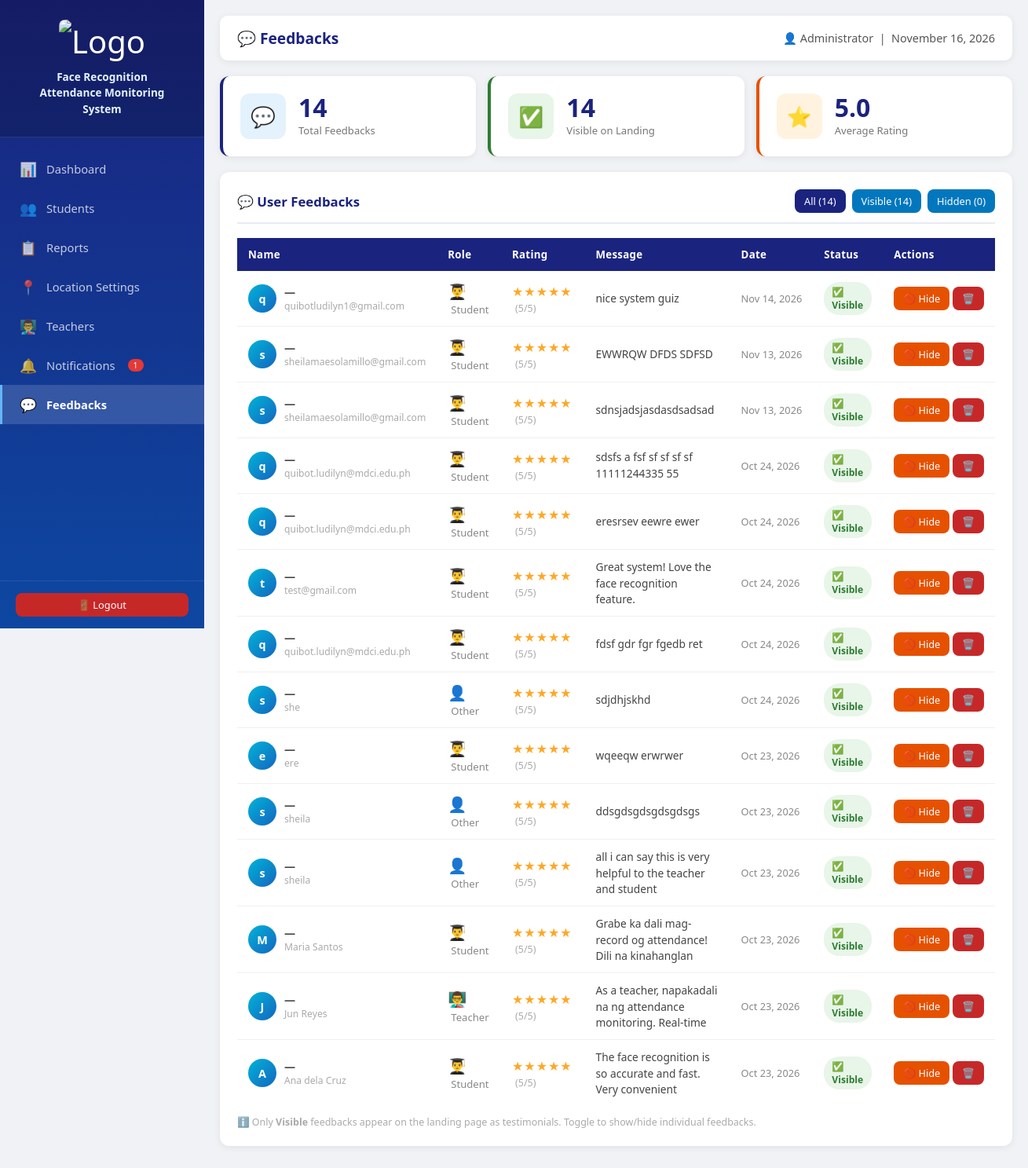
/pages/feedbacks.php (signed in), run on the app's committed database.
### tables this page shows
CREATE TABLE `feedbacks` (
  `id` int(11) NOT NULL,
  `name` varchar(100) NOT NULL,
  `student_id` int(11) DEFAULT NULL,
  `role` enum('student','teacher','admin','other') DEFAULT 'student',
  `rating` tinyint(4) NOT NULL DEFAULT 5,
  `message` text NOT NULL,
  `is_visible` tinyint(1) DEFAULT 1,
  `created_at` timestamp NOT NULL DEFAULT current_timestamp()
);

### pages/feedbacks.php (the view, shortened to what this page needs)
<?php
require_once 'layout.php';
$conn = getConnection();
$filter = $_GET['filter'] ?? 'all';
$where  = $filter === 'visible' ? "WHERE f.is_visible=1" : ($filter === 'hidden' ? "WHERE f.is_visible=0" : "");
$feedbacks = $conn->query("
    SELECT f.*, s.profile_picture, s.google_picture, s.full_name as student_full_name
    FROM feedbacks f
    LEFT JOIN students s ON f.student_id = s.id
    $where ORDER BY f.created_at DESC
");
$total   = $conn->query("SELECT COUNT(*) as c FROM feedbacks")->fetch_assoc()['c'];
$visible = $conn->query("SELECT COUNT(*) as c FROM feedbacks WHERE is_visible=1")->fetch_assoc()['c'];
$avg_rat = $conn->query("SELECT ROUND(AVG(rating),1) as r FROM feedbacks")->fetch_assoc()['r'];
$role_icons = ['student'=>'👨‍🎓','teacher'=>'👨‍🏫','admin'=>'🛡️','other'=>'👤'];
?>
<div class="stats-grid" style="grid-template-columns:repeat(3,1fr);margin-bottom:20px;">
    <div class="stat-card blue">
        <div class="stat-icon" style="background:#e3f2fd;">💬</div>
        <div class="stat-info"><h3><?= $total ?></h3><p>Total Feedbacks</p></div>
    </div>
    <div class="stat-card green">
        <div class="stat-icon" style="background:#e8f5e9;">✅</div>
        <div class="stat-info"><h3><?= $visible ?></h3><p>Visible on Landing</p></div>
    </div>
    <div class="stat-card orange">
        <div class="stat-icon" style="background:#fff3e0;">⭐</div>
        <div class="stat-info"><h3><?= $avg_rat ?? '—' ?></h3><p>Average Rating</p></div>
    </div>
</div>
<div class="card">
    <div class="card-title">
        💬 User Feedbacks
        <div style="margin-left:auto;display:flex;gap:8px;">
            <a href="?filter=all"     class="btn btn-sm <?= $filter==='all'    ?'btn-primary':'btn-info' ?>">All (<?= $total ?>)</a>
            <a href="?filter=visible" class="btn btn-sm <?= $filter==='visible'?'btn-primary':'btn-info' ?>">Visible (<?= $visible ?>)</a>
            <a href="?filter=hidden"  class="btn btn-sm <?= $filter==='hidden' ?'btn-primary':'btn-info' ?>">Hidden (<?= $total-$visible ?>)</a>
        </div>
    </div>
    <?php if ($feedbacks && $feedbacks->num_rows > 0): ?>
    <div class="table-responsive">
        <table>
            <thead>
                <tr><th>Name</th><th>Role</th><th>Rating</th><th>Message</th><th>Date</th><th>Status</th><th>Actions</th></tr>
            </thead>
            <tbody>
            <?php while($f = $feedbacks->fetch_assoc()):
                $fpic = !empty($f['profile_picture']) ? $f['profile_picture'] : ($f['google_picture'] ?? '');
                $fname = $f['student_full_name'] ?: $f['name'];
                $finitial = mb_substr($fname, 0, 1);
            ?>
            <tr>
                <td>
                    <div style="display:flex;align-items:center;gap:10px;">
                        <?php if ($fpic): ?>
                            <img src="<?= htmlspecialchars($fpic) ?>"
                                 style="width:36px;height:36px;border-radius:50%;object-fit:cover;border:2px solid #e3f2fd;"
                                 onerror="this.outerHTML='<div style=\'width:36px;height:36px;border-radius:50%;background:linear-gradient(135deg,#00b4d8,#1565c0);display:flex;align-items:center;justify-content:center;color:white;font-weight:700;font-size:0.9rem;\'><?= $finitial ?></div>'"
                                 alt="pic">
                        <?php else: ?>
                            <div style="width:36px;height:36px;border-radius:50%;background:linear-gradient(135deg,#00b4d8,#1565c0);display:flex;align-items:center;justify-content:center;color:white;font-weight:700;font-size:0.9rem;flex-shrink:0;">
                                <?= $finitial ?>
                            </div>
                        <?php endif; ?>
                        <div>
                            <div style="font-weight:600;font-size:0.88rem;"><?= htmlspecialchars($f['student_full_name'] ?: '—') ?></div>
                            <div style="font-size:0.76rem;color:#aaa;"><?= htmlspecialchars($f['name']) ?></div>
                        </div>
                    </div>
                </td>
                <td>
                    <span style="font-size:1.2rem;"><?= $role_icons[$f['role']] ?? '👤' ?></span>
                    <span style="font-size:0.82rem;color:#888;margin-left:4px;"><?= ucfirst($f['role']) ?></span>
                </td>
                <td>
                    <span style="color:#ffa726;font-size:1rem;letter-spacing:1px;">
                        <?= str_repeat('★', $f['rating']) ?><?= str_repeat('☆', 5-$f['rating']) ?>
                    </span>
                    <span style="font-size:0.78rem;color:#aaa;margin-left:4px;">(<?= $f['rating'] ?>/5)</span>
                </td>
                <td style="max-width:300px;">
                    <div style="font-size:0.86rem;color:#444;line-height:1.5;max-height:60px;overflow:hidden;">
                        <?= htmlspecialchars($f['message']) ?>
                    </div>
                </td>
                <td style="font-size:0.8rem;color:#888;white-space:nowrap;"><?= date('M d, Y', strtotime($f['created_at'])) ?></td>
                <td>
                    <?php if ($f['is_visible']): ?>
                    <span class="badge badge-present">✅ Visible</span>
                    <?php else: ?>
                    <span class="badge badge-absent">🚫 Hidden</span>
                    <?php endif; ?>
                </td>
                <td style="white-space:nowrap;">
                    <a href="?toggle=<?= $f['id'] ?>" class="btn btn-sm <?= $f['is_visible']?'btn-warning':'btn-success' ?>">
                        <?= $f['is_visible'] ? '🚫 Hide' : '✅ Show' ?>
                    </a>
                    <a href="?delete=<?= $f['id'] ?>" onclick="return confirm('Delete this feedback?')" class="btn btn-danger btn-sm">🗑️</a>
                </td>
            </tr>
            <?php endwhile; ?>
            </tbody>
        </table>
    </div>
    <p style="font-size:0.78rem;color:#aaa;margin-top:12px;">
        ℹ️ Only <strong>Visible</strong> feedbacks appear on the landing page as testimonials.
        Toggle to show/hide individual feedbacks.
    </p>
    <?php else: ?>
    <div class="empty-state"><div class="empty-icon">💬</div><p>No feedbacks yet.</p></div>
    <?php endif; ?>
</div>
</main>
</div>
</body>
</html>

### assets/css/style.css (style rules this page uses)
* { margin: 0; padding: 0; box-sizing: border-box; }
body { font-family: 'Segoe UI', Tahoma, Geneva, Verdana, sans-serif; background: #f0f2f5; color: #333; }
.stats-grid { display: grid; grid-template-columns: repeat(auto-fit, minmax(200px, 1fr)); gap: 15px; margin-bottom: 20px; }
.stat-card { background: white; border-radius: 12px; padding: 22px; display: flex; align-items: center; gap: 16px; box-shadow: 0 2px 10px rgba(0,0,0,0.07); border-left: 4px solid transparent; transition: transform 0.2s; }
.stat-card.blue { border-left-color: #1a237e; }
.stat-card.green { border-left-color: #2e7d32; }
.stat-card.orange { border-left-color: #e65100; }
.stat-icon { width: 58px; height: 58px; border-radius: 12px; display: flex; align-items: center; justify-content: center; font-size: 1.6rem; flex-shrink: 0; }
.stat-info h3 { font-size: 2rem; font-weight: 700; color: #1a237e; line-height: 1; }
.stat-info p { color: #777; font-size: 0.82rem; margin-top: 4px; }
.card { background: white; border-radius: 12px; padding: 22px; box-shadow: 0 2px 10px rgba(0,0,0,0.07); margin-bottom: 20px; }
.card-title { font-size: 1.05rem; font-weight: 600; color: #1a237e; margin-bottom: 18px; padding-bottom: 12px; border-bottom: 2px solid #e8eaf6; display: flex; align-items: center; gap: 8px; }
.btn { padding: 10px 22px; border: none; border-radius: 8px; cursor: pointer; font-size: 0.9rem; font-weight: 500; transition: all 0.2s; text-decoration: none; display: inline-flex; align-items: center; gap: 6px; }
.btn-primary { background: #1a237e; color: white; }
.btn-danger { background: #c62828; color: white; }
.btn-warning { background: #e65100; color: white; }
.btn-info { background: #0277bd; color: white; }
.btn-sm { padding: 6px 12px; font-size: 0.8rem; }
.table-responsive { overflow-x: auto; }
table { width: 100%; border-collapse: collapse; }
thead th { background: #1a237e; color: white; padding: 12px 14px; text-align: left; font-size: 0.83rem; font-weight: 600; letter-spacing: 0.3px; }
thead th:first-child { border-radius: 0; }
tbody td { padding: 12px 14px; border-bottom: 1px solid #f0f0f0; font-size: 0.88rem; color: #444; }
tbody tr:last-child td { border-bottom: none; }
.badge { padding: 4px 10px; border-radius: 20px; font-size: 0.76rem; font-weight: 600; display: inline-block; }
.badge-present { background: #e8f5e9; color: #2e7d32; }

### data on the page
feedbacks: finitial "q", student_full_name "—", name "quibotludilyn1@gmail.com", role "👨‍🎓", role "Student", rating "★★★★★", rating "5", message "nice system guiz", created_at "Nov 14, 2026", is_visible "✅ Visible"
feedbacks: finitial "s", student_full_name "—", name "sheilamaesolamillo@gmail.com", role "👨‍🎓", role "Student", rating "★★★★★", rating "5", message "EWWRQW DFDS SDFSD", created_at "Nov 13, 2026", is_visible "✅ Visible"
feedbacks: finitial "s", student_full_name "—", name "sheilamaesolamillo@gmail.com", role "👨‍🎓", role "Student", rating "★★★★★", rating "5", message "sdnsjadsjasdasdsadsad", created_at "Nov 13, 2026", is_visible "✅ Visible"
feedbacks: finitial "q", student_full_name "—", name "quibot.ludilyn@mdci.edu.ph", role "👨‍🎓", role "Student", rating "★★★★★", rating "5", message "sdsfs a fsf sf sf sf sf 11111244335 55", created_at "Oct 24, 2026", is_visible "✅ Visible"
feedbacks: finitial "q", student_full_name "—", name "quibot.ludilyn@mdci.edu.ph", role "👨‍🎓", role "Student", rating "★★★★★", rating "5", message "eresrsev eewre ewer", created_at "Oct 24, 2026", is_visible "✅ Visible"
feedbacks: finitial "t", student_full_name "—", name "test@gmail.com", role "👨‍🎓", role "Student", rating "★★★★★", rating "5", message "Great system! Love the face recognition feature.", created_at "Oct 24, 2026", is_visible "✅ Visible"
feedbacks: finitial "q", student_full_name "—", name "quibot.ludilyn@mdci.edu.ph", role "👨‍🎓", role "Student", rating "★★★★★", rating "5", message "fdsf gdr fgr fgedb ret", created_at "Oct 24, 2026", is_visible "✅ Visible"
feedbacks: finitial "s", student_full_name "—", name "she", role "👤", role "Other", rating "★★★★★", rating "5", message "sdjdhjskhd", created_at "Oct 24, 2026", is_visible "✅ Visible"
feedbacks: finitial "e", student_full_name "—", name "ere", role "👨‍🎓", role "Student", rating "★★★★★", rating "5", message "wqeeqw erwrwer", created_at "Oct 23, 2026", is_visible "✅ Visible"
feedbacks: finitial "s", student_full_name "—", name "sheila", role "👤", role "Other", rating "★★★★★", rating "5", message "ddsgdsgdsgdsgdsgs", created_at "Oct 23, 2026", is_visible "✅ Visible"
feedbacks: finitial "s", student_full_name "—", name "sheila", role "👤", role "Other", rating "★★★★★", rating "5", message "all i can say this is very helpful to the teacher and student", created_at "Oct 23, 2026", is_visible "✅ Visible"
feedbacks: finitial "M", student_full_name "—", name "Maria Santos", role "👨‍🎓", role "Student", rating "★★★★★", rating "5", message "Grabe ka dali mag-record og attendance! Dili na kinahanglan…", created_at "Oct 23, 2026", is_visible "✅ Visible"
feedbacks: finitial "J", student_full_name "—", name "Jun Reyes", role "👨‍🏫", role "Teacher", rating "★★★★★", rating "5", message "As a teacher, napakadali na ng attendance monitoring. Real-time…", created_at "Oct 23, 2026", is_visible "✅ Visible"
feedbacks: finitial "A", student_full_name "—", name "Ana dela Cruz", role "👨‍🎓", role "Student", rating "★★★★★", rating "5", message "The face recognition is so accurate and fast. Very convenient…", created_at "Oct 23, 2026", is_visible "✅ Visible"

### other printed values
$nc_count "1"
$titles[$current_page] "💬 Feedbacks"
$_SESSION['full_name'] "Administrator"
$total "14"
$visible "14"
$avg_rat "5.0"
$total-$visible "0"
